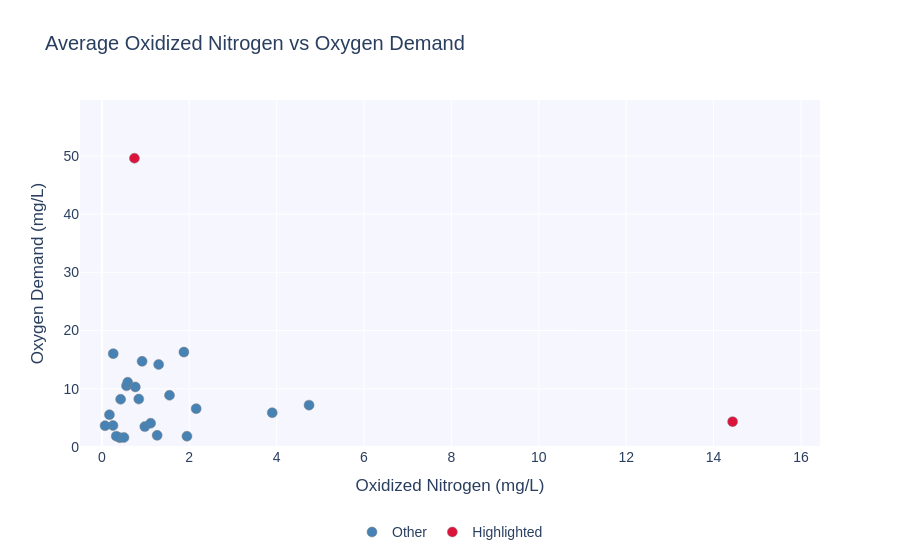

Notebook cell for this chart:
### Code cell
import pandas as pd
import plotly.express as px
import numpy as np
import os

# Simulated example — replace this with your actual data
# aggregated_df = pd.read_csv("your_data.csv")

# Make sure save folder exists
os.makedirs("visual_charts_graphs", exist_ok=True)

# Add small jitter to reduce perfect overlaps
np.random.seed(42)
aggregated_df['x_jittered'] = aggregated_df['Value_nitrate'] + np.random.normal(0, 0.05, size=len(aggregated_df))
aggregated_df['y_jittered'] = aggregated_df['Value_oxygen'] + np.random.normal(0, 0.05, size=len(aggregated_df))

# Highlight key countries
highlight_countries = ['Mexico', 'Greece']
aggregated_df['highlight'] = aggregated_df['Country Name'].apply(lambda x: 'Highlighted' if x in highlight_countries else 'Other')

# Plot
fig = px.scatter(
    aggregated_df,
    x='x_jittered',
    y='y_jittered',
    color='highlight',
    hover_name='Country Name',
    title='Average Oxidized Nitrogen vs Oxygen Demand',
    labels={
        'x_jittered': 'Oxidized Nitrogen (mg/L)',
        'y_jittered': 'Oxygen Demand (mg/L)',
        'highlight': ''
    },
    color_discrete_map={'Highlighted': 'crimson', 'Other': 'steelblue'}
)

fig.update_traces(
    marker=dict(size=10, line=dict(width=0.5, color='gray')),
    hovertemplate='<b>%{hovertext}</b><br>Nitrogen: %{x:.2f} mg/L<br>Oxygen: %{y:.2f} mg/L<extra></extra>'
)

fig.update_layout(
    xaxis=dict(range=[-0.5, aggregated_df['x_jittered'].max() + 2]),
    yaxis=dict(range=[0, aggregated_df['y_jittered'].max() + 10]),
    font=dict(family="Arial", size=14),
    plot_bgcolor='rgba(245, 245, 255, 0.9)',
    legend=dict(title=None, orientation='h', x=0.5, xanchor='center', y=-0.2),
    hoverlabel=dict(font_size=14)
)

fig.show()
fig.write_html("visual_charts_graphs/nitrogen_vs_oxygen_cleaned.html", include_plotlyjs='cdn')

### Figure 1 — Plotly figure (JSON) as saved in the notebook; plotly's stock layout.template omitted (floating-point values rounded to 4 significant figures)
{"data": [{"hovertemplate": "<b>%{hovertext}</b><br>Nitrogen: %{x:.2f} mg/L<br>Oxygen: %{y:.2f} mg/L<extra></extra>", "hovertext": ["Argentina", "Austria", "Belgium", "Bulgaria", "Canada", "Croatia", "Estonia", "Finland", "France", "India", "Ireland", "Italy", "Latvia", "Lithuania", "Macedonia (the former Yugoslav Republic of)", "Norway", "Poland", "Portugal", "Serbia", "Slovenia", "Sweden", "United States of America (the)", "Uruguay"], "legendgroup": "Other", "marker": {"color": "steelblue", "line": {"color": "gray", "width": 0.5}, "size": 10, "symbol": "circle"}, "mode": "markers", "name": "Other", "orientation": "v", "showlegend": true, "type": "scatter", "x": [1.549, 1.948, 1.878, 0.5636, 0.1738, 0.2549, 0.5928, 0.2604, 2.159, 0.845, 0.4133, 4.742, 0.3306, 1.3, 0.9835, 0.07322, 3.9, 0.5065, 1.117, 1.266, 0.7664, 0.9211, 0.4298], "xaxis": "x", "y": [8.881, 1.851, 16.29, 10.5, 5.534, 3.686, 11.12, 16.03, 6.589, 8.229, 1.59, 7.189, 1.861, 14.17, 3.501, 3.663, 5.889, 1.625, 4.083, 2.0, 10.32, 14.71, 8.19], "yaxis": "y"}, {"hovertemplate": "<b>%{hovertext}</b><br>Nitrogen: %{x:.2f} mg/L<br>Oxygen: %{y:.2f} mg/L<extra></extra>", "hovertext": ["Greece", "Mexico"], "legendgroup": "Highlighted", "marker": {"color": "crimson", "line": {"color": "gray", "width": 0.5}, "size": 10, "symbol": "circle"}, "mode": "markers", "name": "Highlighted", "orientation": "v", "showlegend": true, "type": "scatter", "x": [14.44, 0.7457], "xaxis": "x", "y": [4.352, 49.59], "yaxis": "y"}], "layout": {"font": {"family": "Arial", "size": 14}, "hoverlabel": {"font": {"size": 14}}, "legend": {"orientation": "h", "title": {}, "tracegroupgap": 0, "x": 0.5, "xanchor": "center", "y": -0.2}, "plot_bgcolor": "rgba(245, 245, 255, 0.9)", "title": {"text": "Average Oxidized Nitrogen vs Oxygen Demand"}, "xaxis": {"anchor": "y", "domain": [0, 1], "range": [-0.5, 16.44], "title": {"text": "Oxidized Nitrogen (mg/L)"}}, "yaxis": {"anchor": "x", "domain": [0, 1], "range": [0, 59.59], "title": {"text": "Oxygen Demand (mg/L)"}}}}
